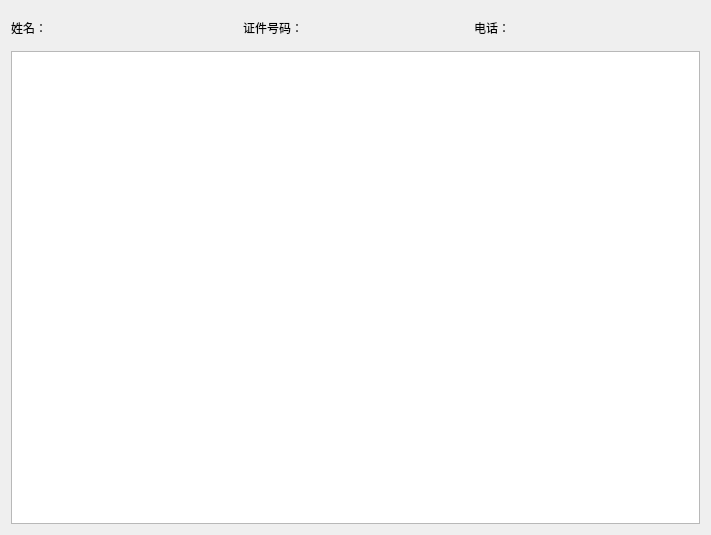
<?xml version="1.0" encoding="UTF-8"?>
<ui version="4.0">
 <class>record</class>
 <widget class="QWidget" name="record">
  <property name="geometry">
   <rect>
    <x>0</x>
    <y>0</y>
    <width>711</width>
    <height>535</height>
   </rect>
  </property>
  <property name="windowTitle">
   <string>Form</string>
  </property>
  <layout class="QVBoxLayout" name="verticalLayout_2">
   <item>
    <layout class="QHBoxLayout" name="horizontalLayout">
     <property name="topMargin">
      <number>8</number>
     </property>
     <property name="bottomMargin">
      <number>8</number>
     </property>
     <item>
      <widget class="QLabel" name="label">
       <property name="minimumSize">
        <size>
         <width>112</width>
         <height>12</height>
        </size>
       </property>
       <property name="text">
        <string>姓名：</string>
       </property>
      </widget>
     </item>
     <item>
      <widget class="QLabel" name="name">
       <property name="text">
        <string/>
       </property>
      </widget>
     </item>
     <item>
      <widget class="QLabel" name="label_2">
       <property name="minimumSize">
        <size>
         <width>112</width>
         <height>0</height>
        </size>
       </property>
       <property name="text">
        <string>证件号码：</string>
       </property>
      </widget>
     </item>
     <item>
      <widget class="QLabel" name="id">
       <property name="text">
        <string/>
       </property>
      </widget>
     </item>
     <item>
      <widget class="QLabel" name="label_5">
       <property name="minimumSize">
        <size>
         <width>112</width>
         <height>0</height>
        </size>
       </property>
       <property name="text">
        <string>电话：</string>
       </property>
      </widget>
     </item>
     <item>
      <widget class="QLabel" name="phone">
       <property name="text">
        <string/>
       </property>
      </widget>
     </item>
    </layout>
   </item>
   <item>
    <widget class="QTableView" name="table"/>
   </item>
  </layout>
 </widget>
 <resources/>
 <connections/>
</ui>
